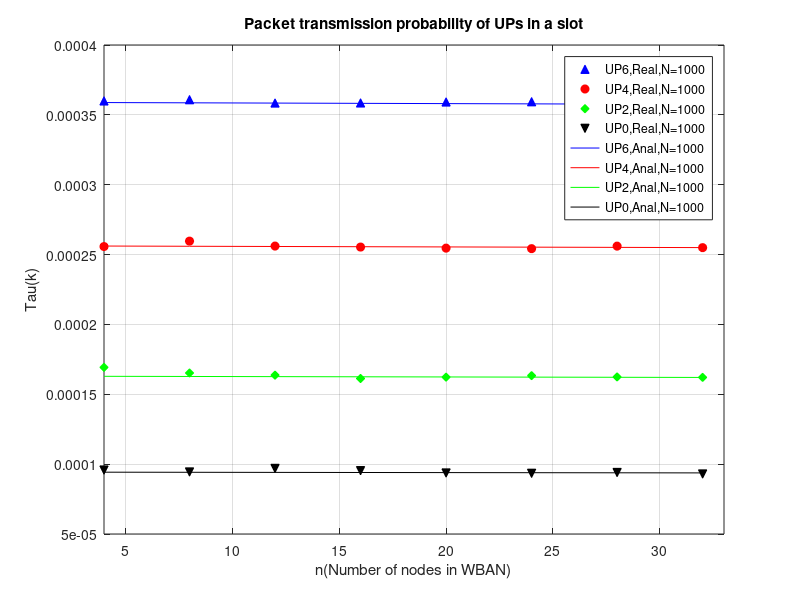
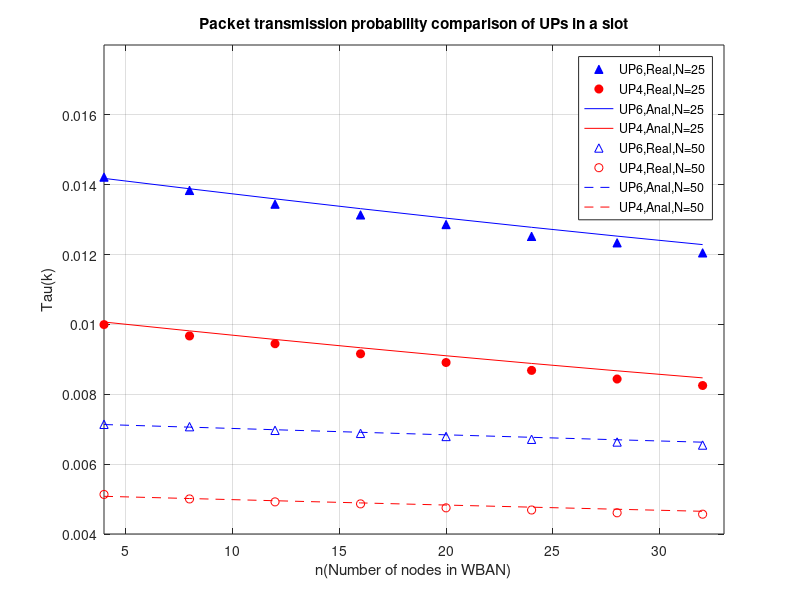

Here is the MATLAB script that generated these plots, in order:

clc;
clear all;
load('tau_DTMC25.mat');
load('tau_Real25.mat');
tau_D25 = tau_DTMC;
tau_R25 = tau_Real;
load('tau_DTMC50.mat');
load('tau_Real50.mat');
tau_D50 = tau_DTMC;
tau_R50 = tau_Real;
load('tau_DTMC100.mat');
load('tau_Real100.mat');
tau_D100 = tau_DTMC;
tau_R100 = tau_Real;
load('tau_DTMC1000.mat');
load('tau_Real1000.mat');
tau_D1000 = tau_DTMC;
tau_R1000 = tau_Real;
N_all = 4:4:32; %2:2:18

figure(1);
 plot(N_all,tau_R1000(1,:),'^b','markerfacecolor','b');
hold on;
plot(N_all,tau_R1000(2,:),'or','markerfacecolor','r');
hold on;
plot(N_all,tau_R1000(3,:),'dg','markerfacecolor','g');
hold on;
plot(N_all,tau_R1000(4,:),'vk','markerfacecolor','k');
hold on;
plot(N_all,tau_D1000(1,:),'-b',N_all,tau_D1000(2,:),'-r',N_all,tau_D1000(3,:),'-g',N_all,tau_D1000(4,:),'-k');

% plot(N_all,tau_Real(1,:),'-b',N_all,tau_Real(2,:),'-r',N_all,tau_DTMC(1,:),'-^b',N_all,tau_DTMC(2,:),'-or');
axis([4,33,0.00005,0.0004]);
% legend('UP6','UP0');
legend('UP6,Real,N=1000','UP4,Real,N=1000','UP2,Real,N=1000','UP0,Real,N=1000','UP6,Anal,N=1000','UP4,Anal,N=1000','UP2,Anal,N=1000','UP0,Anal,N=1000');
grid;
title('Packet transmission probability of UPs in a slot');
xlabel('n(Number of nodes in WBAN)');
ylabel('Tau(k)');

figure(2);
plot(N_all,tau_R25(1,:),'^b','markerfacecolor','b');
hold on;
plot(N_all,tau_R25(2,:),'or','markerfacecolor','r');
hold on;
% plot(N_all,tau_R25(3,:),'dg','markerfacecolor','g');
% hold on;
% plot(N_all,tau_R25(4,:),'vk','markerfacecolor','k');
hold on;
plot(N_all,tau_D25(1,:),'-b',N_all,tau_D25(2,:),'-r');
hold on;
plot(N_all,tau_R50(1,:),'^b');
hold on;
plot(N_all,tau_R50(2,:),'or');
hold on;
% plot(N_all,tau_R50(3,:),'dg');
% hold on;
% plot(N_all,tau_R50(4,:),'vk');
% hold on;
plot(N_all,tau_D50(1,:),'--b',N_all,tau_D50(2,:),'--r');
axis([4,33,0.004,0.018]);
legend('UP6,Real,N=25','UP4,Real,N=25','UP6,Anal,N=25','UP4,Anal,N=25','UP6,Real,N=50','UP4,Real,N=50','UP6,Anal,N=50','UP4,Anal,N=50');
grid;
title('Packet transmission probability comparison of UPs in a slot');
xlabel('n(Number of nodes in WBAN)');
ylabel('Tau(k)')
